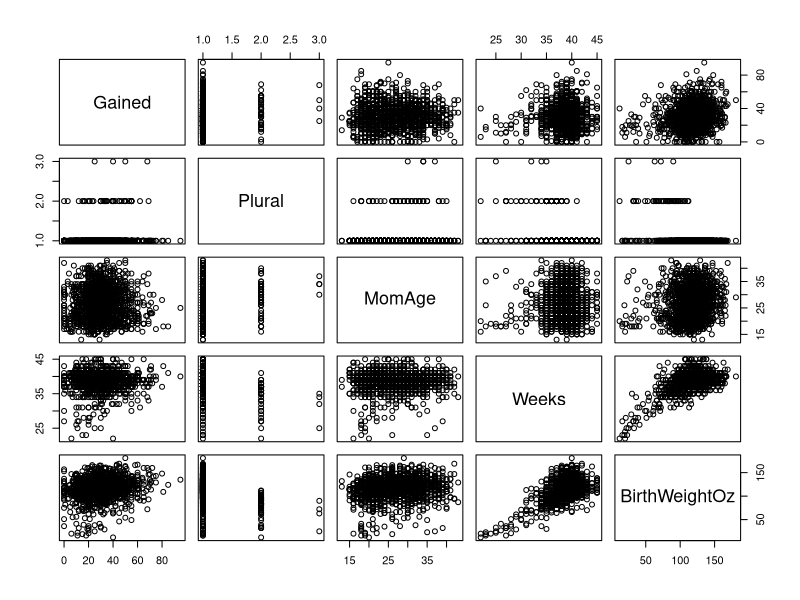
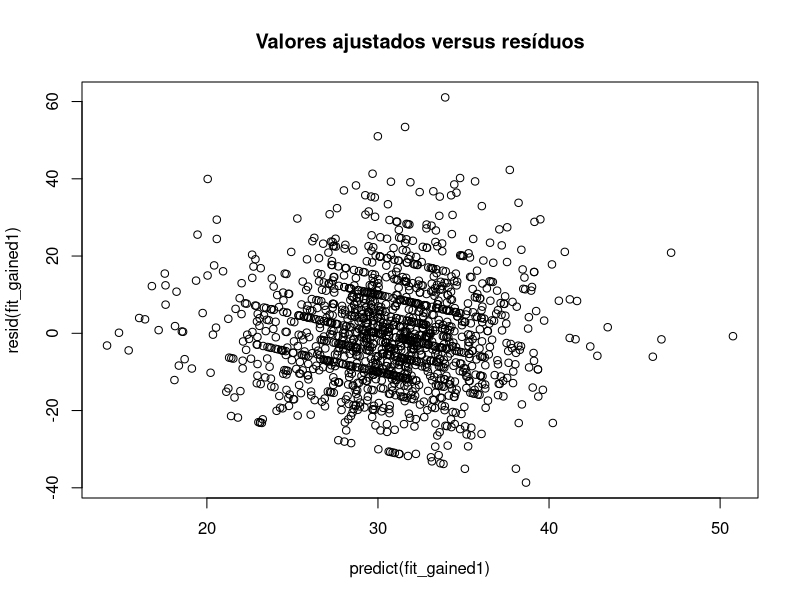

These charts were generated, in order, by the following R code:
## ---- chunk 1
knitr::opts_chunk$set(echo = TRUE)
## ---- chunk 2
# bloco de código - item a
library(readr)
# NCbirths <- read_csv("NCbirths.csv", col_types = cols(Marital = col_factor(levels = c("1", 
#     "2")), Plural = col_factor(levels = c("1", 
#     "2", "3")), Sex = col_factor(levels = c("1", 
#     "2")), Smoke = col_factor(levels = c("1", 
#     "2")), X1 = col_skip()))
# View(NCbirths)

NCbirths = read.csv("NCbirths.csv")
str(NCbirths)
summary(NCbirths)
## ---- chunk 3
for (race in unique(NCbirths$MomRace)) { print(paste(race, nrow(NCbirths[NCbirths$MomRace == race,])))}


summary(NCbirths[NCbirths$MomRace=="hispanic",])
nrow(NCbirths[NCbirths$MomRace==5,])  # "Japanese", só que não
## ---- chunk 4
# summary(NCbirths[NCbirths$Low == "Y", c("BirthWeightOz", "BirthWeightGm")])
# summary(NCbirths[NCbirths$Low == "N", c("BirthWeightOz", "BirthWeightGm")])

# summary(NCbirths[NCbirths$BirthWeightGm > 2500, c("Low", "BirthWeightOz", "BirthWeightGm")])
nrow(NCbirths[NCbirths$BirthWeightGm > 2500 & NCbirths$Low=='Y', c("Low", "BirthWeightOz", "BirthWeightGm")])  # Deve ser zero
nrow(NCbirths[NCbirths$BirthWeightGm <= 2500 & NCbirths$Low=='N', c("Low", "BirthWeightOz", "BirthWeightGm")])  # Deve ser zero

## ---- chunk 5
col.sums = colSums(is.na(NCbirths))
col.sums[col.sums>0]  # Verificação programática de quais colunas têm NAs

NCbirths<- cbind(NCbirths, somaNulos = rowSums(is.na(NCbirths)))
NCB_NAs = NCbirths[NCbirths$somaNulos > 0,]
NCBnoNAs = NCbirths[complete.cases(NCbirths),]

## ---- chunk 6
# Fatorizar o que der

NCB_noId = function(ncbvar) {
    ncbvar$X <- NULL
    ncbvar$ID <- NULL  
    return(ncbvar)
}


NCB_factorize = function(ncbvar) {
    ncbvar$Plural <- factor(ncbvar$Plural, levels=c(1,2,3), labels=c('Single', 'Twins', 'Triplets'))
    ncbvar$Sex <- factor(ncbvar$Sex, levels=c(1,2), labels=c("M", "F"))
    ncbvar$Marital <- factor(ncbvar$Marital, labels=c("Married", "Not Married"))
    ncbvar$RaceMom <- factor(ncbvar$RaceMom, levels=c(1,2,3,4,5,7,8),  # There's no Hawaiian in this base
                               labels=c(
                                 "White",
                                 "Black",
                                 "AmericanIndian",
                                 "Chinese",
                                 "Hispanic",  # Era "Japanese", mas foi reconsiderado
                                 # "Hawaiian",  # Não foram encontrados registros
                                 "Filipino",
                                 "OtherAsianOrPacific"
                               ))
    # TODO: Check race assignments more thoroughly

    ncbvar$Smoke <- factor(ncbvar$Smoke, labels = c('N', 'Y'))  # Cuidado com os NAs
    ncbvar$HispMom <- factor(ncbvar$HispMom)
    ncbvar$Premie <- factor(ncbvar$Premie, labels=c("N", "Y"))
    ncbvar$Low <- factor(ncbvar$Low, labels=c("N", "Y"))

    return(ncbvar)
}

NCbirths = NCB_noId(NCbirths)
NCbirths = NCB_factorize(NCbirths)

## ---- chunk 7
# bloco de código - item b

summary(NCbirths$BirthWeightGm/NCbirths$BirthWeightOz)
if (mean(NCbirths$BirthWeightGm/NCbirths$BirthWeightOz)/max(NCbirths$BirthWeightGm/NCbirths$BirthWeightOz) != 1 ) {
  error("Há um erro de conversão entre Oz e g")
} else {
  if (max(NCbirths$BirthWeightGm/NCbirths$BirthWeightOz) == 28.35)  {
    print("Todas as conversões de unidade estão corretas")
  } else {
    print("Embora consistentes, as conversões não estão corretas")
  }
}


## ---- chunk 8

fit_gained1 = lm(Gained ~ ., data=NCbirths)
summary(fit_gained1)

# pairs(Gained ~ ., data=NCbirths)
pairs(Gained ~ Plural + MomAge + Weeks + BirthWeightOz, data=NCbirths)

# fit_gained1_noNAs = lm(Gained ~ ., data=NCbirths, na.action = na.omit) 
# summary(fit_gained1_noNAs)

# NCBnoNAs = NCbirths[]

## ---- chunk 9
fit_gained2 = lm(Gained ~ Plural + BirthWeightOz, data = NCbirths)
summary(fit_gained2)
## ---- chunk 10
# bloco de código - item c
plot(predict(fit_gained1), resid(fit_gained1),   # data=NCbirths,
     main="Valores ajustados versus resíduos")


## ---- chunk 11
# bloco de código - item d



## ---- chunk 12
# bloco de código - item e
